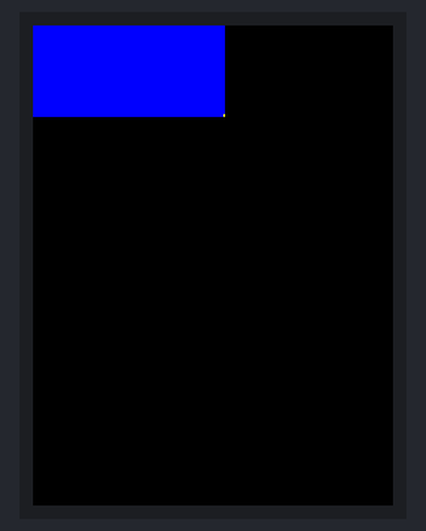
Simulated run of this sketch. Board: ESP32. On the bench: 240×320 colour display.

Above: at 0.26 s.
At 5.27 s:
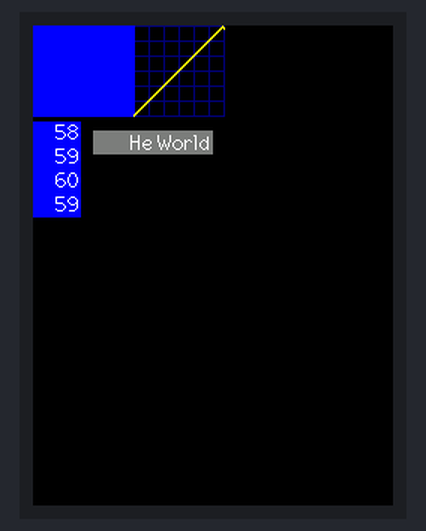
At 10.27 s:
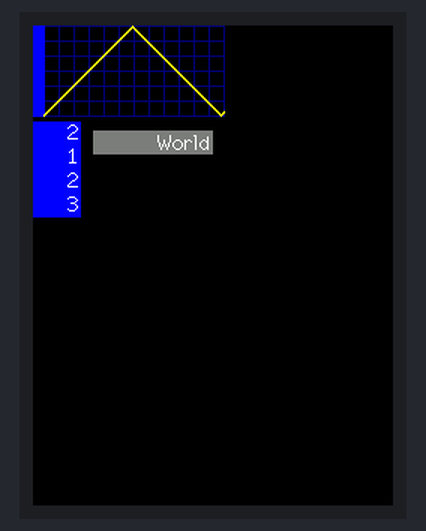
At 20.12 s:
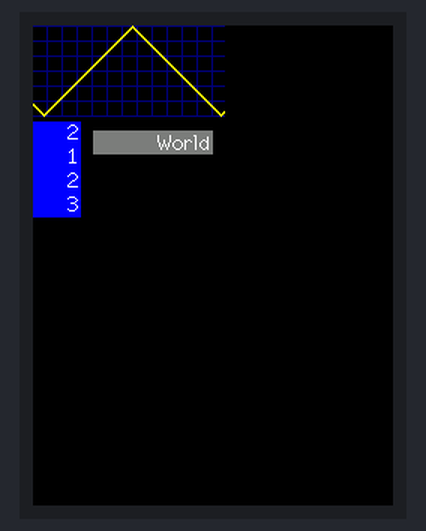
At 30.04 s:
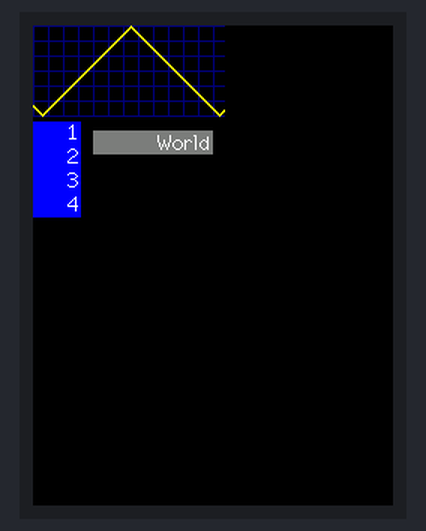
At 39.94 s:
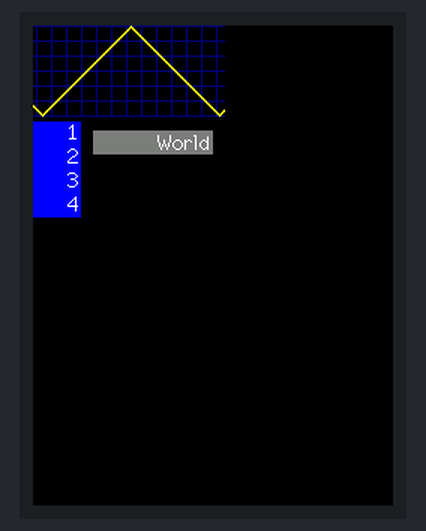

The sketch:

Sprite_scroll_4bit.ino
```cpp
/*
  Sketch to show scrolling of the graphics in 4 bit sprites.
  Scrolling in this way moves the pixels in a defined rectangle
  within the Sprite. By default the whole sprite is scrolled.
  The gap left by scrolling is filled with a defined colour.

  Example for library:
  https://github.com/Bodmer/TFT_eSPI

  A Sprite is notionally an invisible graphics screen that is
  kept in the processors RAM. Graphics can be drawn into the
  Sprite just as it can be drawn directly to the screen. Once
  the Sprite is completed it can be plotted onto the screen in
  any position. If there is sufficient RAM then the Sprite can
  be the same size as the screen and used as a frame buffer.

  A 4 bit Sprite occupies (width * height)/2 bytes in RAM.
*/

#include <TFT_eSPI.h>

TFT_eSPI tft = TFT_eSPI();

TFT_eSprite graph1 = TFT_eSprite(&tft); // Sprite object graph1

TFT_eSprite stext1 = TFT_eSprite(&tft); // Sprite object stext1

TFT_eSprite stext2 = TFT_eSprite(&tft); // Sprite object stext2

int graphVal = 1;
int delta = 1;
int grid = 0;
int tcount = 0;

// Palette colour table
uint16_t palette[16];

//==========================================================================================
void setup() {
  Serial.begin(250000);
  tft.init();
  tft.fillScreen(TFT_BLACK);

  // Populate the palette table, table must have 16 entries
  palette[0]  = TFT_BLACK;
  palette[1]  = TFT_ORANGE;
  palette[2]  = TFT_DARKGREEN;
  palette[3]  = TFT_DARKCYAN;
  palette[4]  = TFT_MAROON;
  palette[5]  = TFT_PURPLE;
  palette[6]  = TFT_OLIVE;
  palette[7]  = TFT_DARKGREY;
  palette[8]  = TFT_ORANGE;
  palette[9]  = TFT_BLUE;
  palette[10] = TFT_GREEN;
  palette[11] = TFT_CYAN;
  palette[12] = TFT_RED;
  palette[13] = TFT_NAVY;
  palette[14] = TFT_YELLOW;
  palette[15] = TFT_WHITE;

  // Create a sprite for the graph
  graph1.setColorDepth(4);
  graph1.createSprite(128, 61);
  graph1.createPalette(palette);
  graph1.fillSprite(9); // Note: Sprite is filled with palette[0] colour when created

  // The scroll area is set to the full sprite size upon creation of the sprite
  // but we can change that by defining a smaller area using "setScrollRect()"if needed
  // parameters are x,y,w,h,color as in drawRect(), the color fills the gap left by scrolling

  //graph1.setScrollRect(64, 0, 64, 61, TFT_DARKGREY);  // Try this line to change the graph scroll area

  // Create a sprite for the scrolling numbers
  stext1.setColorDepth(4);
  stext1.createSprite(32, 64);
  stext1.createPalette(palette);
  stext1.fillSprite(9); // Fill sprite with palette colour 9 (blue in this example)
  stext1.setScrollRect(0, 0, 32, 64, 9); // here we set scroll gap fill color to blue
  stext1.setTextColor(15); // Palette colour 15 (white) text, no background
  stext1.setTextDatum(BR_DATUM);  // Bottom right coordinate datum

  // Create a sprite for Hello World
  stext2.setColorDepth(4);
  stext2.createSprite(80, 16);
  stext2.createPalette(palette);
  stext2.fillSprite(7);
  stext2.setScrollRect(0, 0, 40, 16, 7); // Scroll the "Hello" in the first 40 pixels
  stext2.setTextColor(15); // White text, no background
}

//==========================================================================================
void loop() {
  // Draw point in graph1 sprite at far right edge (this will scroll left later)
  graph1.drawFastVLine(127,60-graphVal,2,14); // draw 2 pixel point on graph

  // Draw number in stext1 sprite at 31,63 (bottom right datum set)
  stext1.drawNumber(graphVal, 31, 63, 2); // plot value in font 2

  // Push the sprites onto the TFT at specified coordinates
  graph1.pushSprite(0, 0);
  stext1.pushSprite(0, 64);
  stext2.pushSprite(40, 70);

  // Change the value to plot
  graphVal+=delta;

  // If the value reaches a limit, then change delta of value
  if (graphVal >= 60)     delta = -1;  // ramp down value
  else if (graphVal <= 1) delta = +1;  // ramp up value

  delay(50); // wait so things do not scroll too fast

  // Now scroll the sprites scroll(dt, dy) where:
  // dx is pixels to scroll, left = negative value, right = positive value
  // dy is pixels to scroll, up = negative value, down = positive value
  graph1.scroll(-1, 0); // scroll graph 1 pixel left, 0 up/down
  stext1.scroll(0,-16); // scroll stext 0 pixels left/right, 16 up
  stext2.scroll(1);     // scroll stext 1 pixel right, up/down default is 0

  // Draw the grid on far right edge of sprite as graph has now moved 1 pixel left
  grid++;
  if (grid >= 10)
  { // Draw a vertical line if we have scrolled 10 times (10 pixels)
    grid = 0;
    graph1.drawFastVLine(127, 0, 61, 13); // draw line on graph
  }
  else
  { // Otherwise draw points spaced 10 pixels for the horizontal grid lines
    for (int p = 0; p <= 60; p += 10) graph1.drawPixel(127, p, 13);
  }

  tcount--;
  if (tcount <=0)
  { // If we have scrolled 40 pixels then redraw text
    tcount = 40;
    stext2.drawString("Hello World", 6, 0, 2); // draw at 6,0 in sprite, font 2
  }

} // Loop back and do it all again
//==========================================================================================
```
